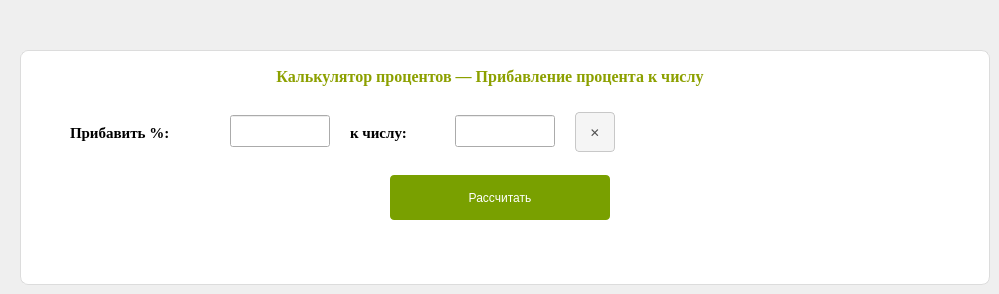
      <widget class="QWidget" name="percentPage3">
       <attribute name="title">
        <string>Прибавление процента</string>
       </attribute>
       <widget class="QFrame" name="percentPanel3">
        <property name="geometry">
         <rect>
          <x>20</x>
          <y>50</y>
          <width>970</width>
          <height>235</height>
         </rect>
        </property>
        <property name="styleSheet">
         <string>background: rgb(255, 255, 255); border: 1px solid rgb(220, 220, 220); border-radius: 8px;</string>
        </property>
        <property name="frameShape">
         <enum>QFrame::StyledPanel</enum>
        </property>
        <property name="frameShadow">
         <enum>QFrame::Raised</enum>
        </property>
       </widget>
       <widget class="QLabel" name="percentTitle3">
        <property name="geometry">
         <rect>
          <x>80</x>
          <y>62</y>
          <width>820</width>
          <height>28</height>
         </rect>
        </property>
        <property name="font">
         <font>
          <family>Times New Roman</family>
          <pointsize>12</pointsize>
          <weight>75</weight>
          <italic>false</italic>
          <bold>true</bold>
         </font>
        </property>
        <property name="styleSheet">
         <string>color: rgb(140, 160, 0);</string>
        </property>
        <property name="text">
         <string>Калькулятор процентов — Прибавление процента к числу</string>
        </property>
        <property name="alignment">
         <set>Qt::AlignCenter</set>
        </property>
       </widget>
       <widget class="QLabel" name="percent3A">
        <property name="geometry">
         <rect>
          <x>70</x>
          <y>118</y>
          <width>150</width>
          <height>30</height>
         </rect>
        </property>
        <property name="font">
         <font>
          <family>Times New Roman</family>
          <pointsize>11</pointsize>
          <weight>75</weight>
          <italic>false</italic>
          <bold>true</bold>
         </font>
        </property>
        <property name="text">
         <string>Прибавить %:</string>
        </property>
       </widget>
       <widget class="QLineEdit" name="percentAddPercent">
        <property name="geometry">
         <rect>
          <x>230</x>
          <y>115</y>
          <width>100</width>
          <height>32</height>
         </rect>
        </property>
        <property name="text">
         <string/>
        </property>
        <property name="alignment">
         <set>Qt::AlignCenter</set>
        </property>
       </widget>
       <widget class="QLabel" name="percent3B">
        <property name="geometry">
         <rect>
          <x>350</x>
          <y>118</y>
          <width>100</width>
          <height>30</height>
         </rect>
        </property>
        <property name="font">
         <font>
          <family>Times New Roman</family>
          <pointsize>11</pointsize>
          <weight>75</weight>
          <italic>false</italic>
          <bold>true</bold>
         </font>
        </property>
        <property name="text">
         <string>к числу:</string>
        </property>
       </widget>
       <widget class="QLineEdit" name="percentAddNumber">
        <property name="geometry">
         <rect>
          <x>455</x>
          <y>115</y>
          <width>100</width>
          <height>32</height>
         </rect>
        </property>
        <property name="text">
         <string/>
        </property>
        <property name="alignment">
         <set>Qt::AlignCenter</set>
        </property>
       </widget>
       <widget class="QPushButton" name="percentClear3">
        <property name="geometry">
         <rect>
          <x>575</x>
          <y>112</y>
          <width>40</width>
          <height>40</height>
         </rect>
        </property>
        <property name="styleSheet">
         <string>background-color: rgb(245,245,245); color: rgb(80,80,80); border: 1px solid rgb(200,200,200); border-radius: 4px;</string>
        </property>
        <property name="text">
         <string>✕</string>
        </property>
       </widget>
       <widget class="QPushButton" name="percentCalc3">
        <property name="geometry">
         <rect>
          <x>390</x>
          <y>175</y>
          <width>220</width>
          <height>45</height>
         </rect>
        </property>
        <property name="styleSheet">
         <string>background-color: rgb(121, 160, 0); color: white; border: none; border-radius: 4px; font: bold 12pt &quot;Times New Roman&quot;;</string>
        </property>
        <property name="text">
         <string>Рассчитать</string>
        </property>
       </widget>
       <widget class="QLabel" name="percentResult3">
        <property name="geometry">
         <rect>
          <x>80</x>
          <y>235</y>
          <width>840</width>
          <height>22</height>
         </rect>
        </property>
        <property name="font">
         <font>
          <family>Times New Roman</family>
          <pointsize>11</pointsize>
          <weight>50</weight>
          <italic>false</italic>
          <bold>false</bold>
         </font>
        </property>
        <property name="text">
         <string/>
        </property>
        <property name="alignment">
         <set>Qt::AlignCenter</set>
        </property>
       </widget>
      </widget>
